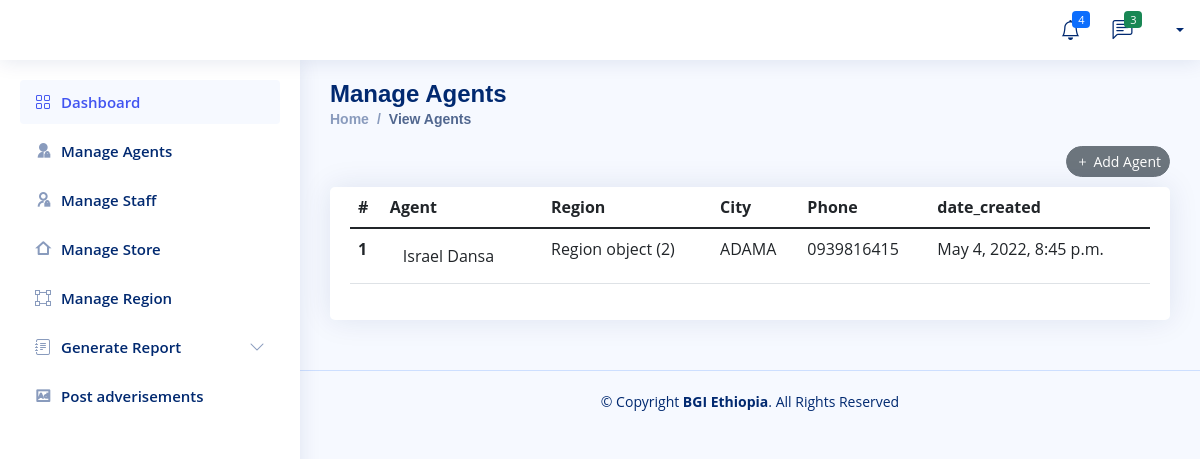
The page /BGI/agent-view/ on the database its author committed.
### Company/models.py (models this page shows, shortened)
class Agent(models.Model):
    user=models.OneToOneField(User,null=True, on_delete=models.CASCADE)
    Full_Name=models.CharField(max_length=300, null=True)
    phone1 = models.CharField(max_length=200, null=True)
    phone2 = models.CharField(max_length=200, null=True)
    facebook = models.CharField(max_length=200, null=True)
    telegram = models.CharField(max_length=200, null=True)
    instagram = models.CharField(max_length=200, null=True)
    about = models.TextField(max_length=500, null=True)
    profile_pic=models.ImageField(null=True,blank=True, upload_to='Profile/')
    Region=models.OneToOneField(Region,null=True, on_delete=models.CASCADE)
    city = models.CharField(max_length=200, null=True)
    address = models.CharField(max_length=200, null=True)
    location = models.CharField(max_length=500, null=True)
    TIN_NO = models.CharField(max_length=500, null=True)
    License = models.FileField(null=True, blank=True, upload_to='License')
    agreement = models.FileField(null=True, blank=True, upload_to='Agreement')
    date_created = models.DateTimeField(auto_now_add=True, null=True)

class Region(models.Model):
    Region_Name=models.CharField(max_length=100,blank=True, null=True)
    Location = models.CharField(max_length=200, null=True)
    date_created = models.DateTimeField(auto_now_add=True, null=True)

### Company/views.py (the view)
# urls.py: path('agent-view/',views.agent_view,name='agent-view'),
def agent_view(request):
    all_agent = Agent.objects.all()
    context = {
        'all_agent':all_agent,
    }
    return render(request,'Company/agents/agent-view.html',context)

### Templates/Company/agents/agent-view.html
{% extends 'Company/company-base.html' %}
{% block content %}
  <main id="main" class="main">
    <div class="pagetitle">
      <h1>Manage Agents</h1>
      <nav>
        <ol class="breadcrumb">
          <li class="breadcrumb-item"><a href="admin.html">Home</a></li>
          <li class="breadcrumb-item active">View Agents</li>
        </ol>
        <div class="text-end">
            <a href="{% url 'add-agent' %}" class="item-end">
                <button type="button" class="btn btn-sm rounded-pill btn-secondary"><i class="bi bi-plus me-1"></i>Add Agent</button>
              </a>
        </div>
      </nav>
    </div>
    <section class="section">
        <div class="row">
          <div class="col-lg-12">
            <div class="card">
              <div class="card-body">
                <table class="table datatable">
                  <thead>
                    <tr>
                      <th scope="col">#</th>
                      <th scope="col">Agent</th>
                      <th scope="col">Region</th>
                      <th scope="col">City</th>
                      <th scope="col">Phone</th>
                      <th scope="col">date_created</th>
                    </tr>
                  </thead>
                  <tbody>
                    {% for agent in all_agent %}
                    <tr>
                      <th scope="row">1</th>
                      <td><a href="{%  url 'agent-detail' agent.id  %}" class="btn">{{agent.Full_Name}}</a></td>
                      <td>{{agent.Region}}</td>
                      <td>{{agent.city}}</td>
                      <td>{{agent.phone1}}</td>
                      <td>{{agent.date_created}}</td>
                    </tr>
                    {% endfor %}
                  </tbody>
                </table>
              </div>
            </div>
          </div>
        </div>
      </section>
      </main>
{% endblock %}

### static/assets/css/style.css (style rules this page uses)
:root { scroll-behavior: smooth; }
body { font-family: "Open Sans", sans-serif; background: #f6f9ff; color: #444444; }
a { color: #4154f1; text-decoration: none; }
h1, h2, h3, h4, h5, h6 { font-family: "Nunito", sans-serif; }
#main { margin-top: 60px; padding: 20px 30px; transition: all 0.3s; }
.pagetitle { margin-bottom: 10px; }
.pagetitle h1 { font-size: 24px; margin-bottom: 0; font-weight: 600; color: #012970; }
.card { margin-bottom: 30px; border: none; border-radius: 5px; box-shadow: 0px 0 30px rgba(1, 41, 112, 0.1); }
.card-body { padding: 0 20px 20px 20px; }
.breadcrumb { font-size: 14px; font-family: "Nunito", sans-serif; color: #899bbd; font-weight: 600; }
.breadcrumb a { color: #899bbd; transition: 0.3s; }
.breadcrumb .breadcrumb-item::before { color: #899bbd; }
.breadcrumb .active { color: #51678f; font-weight: 600; }
@media (min-width: 1200px) { #main, #footer { margin-left: 300px; } }

### rows shown on the page
Agent: Full_Name "Israel Dansa", Region "Region object (2)", city "ADAMA", phone1 "0939816415", date_created "May 4, 2022, 8:45 p.m."
